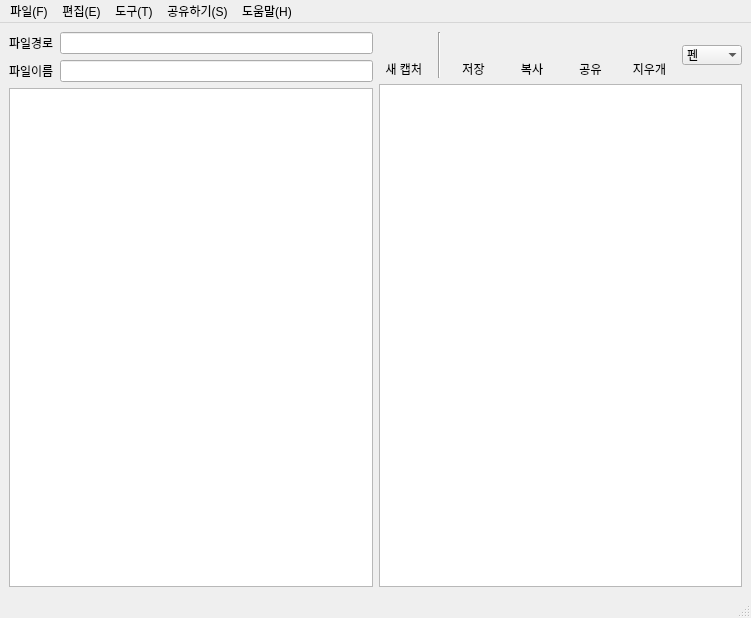
<?xml version="1.0" encoding="UTF-8"?>
<ui version="4.0">
 <class>MainWindow</class>
 <widget class="QMainWindow" name="MainWindow">
  <property name="geometry">
   <rect>
    <x>0</x>
    <y>0</y>
    <width>751</width>
    <height>618</height>
   </rect>
  </property>
  <property name="minimumSize">
   <size>
    <width>751</width>
    <height>618</height>
   </size>
  </property>
  <property name="windowTitle">
   <string>CaptureEdit</string>
  </property>
  <property name="windowIcon">
   <iconset resource="capture.qrc">
    <normaloff>:/button/icons/Folder.png</normaloff>:/button/icons/Folder.png</iconset>
  </property>
  <widget class="QWidget" name="centralwidget">
   <layout class="QHBoxLayout" name="horizontalLayout_4">
    <item>
     <layout class="QVBoxLayout" name="verticalLayout_2">
      <item>
       <layout class="QHBoxLayout" name="horizontalLayout_2">
        <item>
         <widget class="QLabel" name="label">
          <property name="text">
           <string>파일경로</string>
          </property>
         </widget>
        </item>
        <item>
         <widget class="QLineEdit" name="lineEdit"/>
        </item>
       </layout>
      </item>
      <item>
       <layout class="QHBoxLayout" name="horizontalLayout_3">
        <item>
         <widget class="QLabel" name="label_2">
          <property name="text">
           <string>파일이름</string>
          </property>
         </widget>
        </item>
        <item>
         <widget class="QLineEdit" name="lineEdit_2"/>
        </item>
       </layout>
      </item>
      <item>
       <widget class="QTreeView" name="treeView"/>
      </item>
     </layout>
    </item>
    <item>
     <layout class="QVBoxLayout" name="verticalLayout_7">
      <item>
       <layout class="QHBoxLayout" name="horizontalLayout">
        <item>
         <layout class="QVBoxLayout" name="verticalLayout">
          <item>
           <widget class="QPushButton" name="pushButton">
            <property name="contextMenuPolicy">
             <enum>Qt::CustomContextMenu</enum>
            </property>
            <property name="layoutDirection">
             <enum>Qt::LeftToRight</enum>
            </property>
            <property name="text">
             <string/>
            </property>
            <property name="icon">
             <iconset resource="capture.qrc">
              <normaloff>:/button/icons/Capture_image.png</normaloff>:/button/icons/Capture_image.png</iconset>
            </property>
            <property name="iconSize">
             <size>
              <width>30</width>
              <height>30</height>
             </size>
            </property>
            <property name="autoRepeat">
             <bool>false</bool>
            </property>
            <property name="default">
             <bool>false</bool>
            </property>
            <property name="flat">
             <bool>true</bool>
            </property>
           </widget>
          </item>
          <item>
           <widget class="QLabel" name="label_3">
            <property name="text">
             <string>새 캡처 </string>
            </property>
            <property name="alignment">
             <set>Qt::AlignCenter</set>
            </property>
           </widget>
          </item>
         </layout>
        </item>
        <item>
         <widget class="Line" name="line">
          <property name="orientation">
           <enum>Qt::Vertical</enum>
          </property>
         </widget>
        </item>
        <item>
         <layout class="QVBoxLayout" name="verticalLayout_3">
          <item>
           <widget class="QPushButton" name="pushButton_2">
            <property name="text">
             <string/>
            </property>
            <property name="icon">
             <iconset resource="capture.qrc">
              <normaloff>:/button/icons/ALCapture_0019.ico</normaloff>
              <normalon>:/button/icons/ALCapture_0021.ico</normalon>:/button/icons/ALCapture_0019.ico</iconset>
            </property>
            <property name="iconSize">
             <size>
              <width>30</width>
              <height>30</height>
             </size>
            </property>
            <property name="flat">
             <bool>true</bool>
            </property>
           </widget>
          </item>
          <item>
           <widget class="QLabel" name="label_4">
            <property name="text">
             <string>저장</string>
            </property>
            <property name="alignment">
             <set>Qt::AlignCenter</set>
            </property>
           </widget>
          </item>
         </layout>
        </item>
        <item>
         <layout class="QVBoxLayout" name="verticalLayout_4">
          <item>
           <widget class="QPushButton" name="pushButton_3">
            <property name="text">
             <string/>
            </property>
            <property name="icon">
             <iconset resource="capture.qrc">
              <normaloff>:/button/icons/ALCapture_0007.ico</normaloff>:/button/icons/ALCapture_0007.ico</iconset>
            </property>
            <property name="iconSize">
             <size>
              <width>30</width>
              <height>30</height>
             </size>
            </property>
            <property name="flat">
             <bool>true</bool>
            </property>
           </widget>
          </item>
          <item>
           <widget class="QLabel" name="label_5">
            <property name="text">
             <string>복사</string>
            </property>
            <property name="alignment">
             <set>Qt::AlignCenter</set>
            </property>
           </widget>
          </item>
         </layout>
        </item>
        <item>
         <layout class="QVBoxLayout" name="verticalLayout_5">
          <item>
           <widget class="QPushButton" name="pushButton_4">
            <property name="whatsThis">
             <string/>
            </property>
            <property name="text">
             <string/>
            </property>
            <property name="icon">
             <iconset resource="capture.qrc">
              <normaloff>:/button/icons/TeamUP_0000.ico</normaloff>:/button/icons/TeamUP_0000.ico</iconset>
            </property>
            <property name="iconSize">
             <size>
              <width>25</width>
              <height>25</height>
             </size>
            </property>
            <property name="flat">
             <bool>true</bool>
            </property>
           </widget>
          </item>
          <item>
           <widget class="QLabel" name="label_6">
            <property name="text">
             <string>공유</string>
            </property>
            <property name="alignment">
             <set>Qt::AlignCenter</set>
            </property>
           </widget>
          </item>
         </layout>
        </item>
        <item>
         <layout class="QVBoxLayout" name="verticalLayout_6">
          <item>
           <widget class="QPushButton" name="pushButton_5">
            <property name="text">
             <string/>
            </property>
            <property name="icon">
             <iconset resource="capture.qrc">
              <normaloff>:/button/icons/ALCapture_0012.ico</normaloff>:/button/icons/ALCapture_0012.ico</iconset>
            </property>
            <property name="iconSize">
             <size>
              <width>30</width>
              <height>30</height>
             </size>
            </property>
            <property name="flat">
             <bool>true</bool>
            </property>
           </widget>
          </item>
          <item>
           <widget class="QLabel" name="label_7">
            <property name="text">
             <string>지우개</string>
            </property>
            <property name="alignment">
             <set>Qt::AlignCenter</set>
            </property>
           </widget>
          </item>
         </layout>
        </item>
        <item>
         <widget class="QComboBox" name="comboBox">
          <property name="enabled">
           <bool>true</bool>
          </property>
          <property name="baseSize">
           <size>
            <width>0</width>
            <height>0</height>
           </size>
          </property>
          <property name="autoFillBackground">
           <bool>false</bool>
          </property>
          <property name="inputMethodHints">
           <set>Qt::ImhNone</set>
          </property>
          <property name="editable">
           <bool>false</bool>
          </property>
          <property name="insertPolicy">
           <enum>QComboBox::NoInsert</enum>
          </property>
          <property name="sizeAdjustPolicy">
           <enum>QComboBox::AdjustToContentsOnFirstShow</enum>
          </property>
          <property name="iconSize">
           <size>
            <width>30</width>
            <height>30</height>
           </size>
          </property>
          <property name="duplicatesEnabled">
           <bool>false</bool>
          </property>
          <property name="frame">
           <bool>false</bool>
          </property>
          <property name="modelColumn">
           <number>0</number>
          </property>
          <item>
           <property name="text">
            <string>펜</string>
           </property>
           <property name="icon">
            <iconset resource="capture.qrc">
             <normaloff>:/button/icons/ALCapture_0016.ico</normaloff>:/button/icons/ALCapture_0016.ico</iconset>
           </property>
          </item>
          <item>
           <property name="text">
            <string>도형</string>
           </property>
           <property name="icon">
            <iconset resource="capture.qrc">
             <normaloff>:/button/icons/ALCapture_0013.ico</normaloff>
             <normalon>:/button/icons/ALCapture_0015.ico</normalon>:/button/icons/ALCapture_0013.ico</iconset>
           </property>
          </item>
          <item>
           <property name="text">
            <string>잉크색</string>
           </property>
           <property name="icon">
            <iconset resource="capture.qrc">
             <normaloff>:/button/icons/mspaint_0001.ico</normaloff>:/button/icons/mspaint_0001.ico</iconset>
           </property>
          </item>
         </widget>
        </item>
       </layout>
      </item>
      <item>
       <widget class="QGraphicsView" name="graphicsView">
        <property name="whatsThis">
         <string/>
        </property>
       </widget>
      </item>
     </layout>
    </item>
   </layout>
  </widget>
  <widget class="QMenuBar" name="menubar">
   <property name="geometry">
    <rect>
     <x>0</x>
     <y>0</y>
     <width>751</width>
     <height>21</height>
    </rect>
   </property>
   <widget class="QMenu" name="menu_F">
    <property name="title">
     <string>파일(F)</string>
    </property>
    <addaction name="action"/>
    <addaction name="action_2"/>
    <addaction name="action_3"/>
    <addaction name="separator"/>
    <addaction name="action_5"/>
   </widget>
   <widget class="QMenu" name="menu_E">
    <property name="title">
     <string>편집(E)</string>
    </property>
    <addaction name="action_7"/>
    <addaction name="action_8"/>
    <addaction name="action_9"/>
   </widget>
   <widget class="QMenu" name="menu_T">
    <property name="title">
     <string>도구(T)</string>
    </property>
    <widget class="QMenu" name="menu_F_2">
     <property name="title">
      <string>도형(F)</string>
     </property>
     <addaction name="action_13"/>
     <addaction name="action_14"/>
     <addaction name="action_15"/>
     <addaction name="action_16"/>
    </widget>
    <widget class="QMenu" name="menu_L">
     <property name="title">
      <string>펜(L)</string>
     </property>
     <addaction name="action1pt"/>
     <addaction name="action2pt"/>
     <addaction name="action3pt"/>
     <addaction name="action4pt"/>
     <addaction name="action5pt"/>
     <addaction name="action6pt"/>
    </widget>
    <addaction name="menu_L"/>
    <addaction name="menu_F_2"/>
    <addaction name="separator"/>
    <addaction name="action_I"/>
    <addaction name="separator"/>
    <addaction name="action_R"/>
    <addaction name="action_Q"/>
    <addaction name="separator"/>
    <addaction name="action_G"/>
   </widget>
   <widget class="QMenu" name="menu_S">
    <property name="title">
     <string>공유하기(S)</string>
    </property>
    <addaction name="action_6"/>
    <addaction name="action_17"/>
   </widget>
   <widget class="QMenu" name="menu_H">
    <property name="title">
     <string>도움말(H)</string>
    </property>
    <addaction name="action_4"/>
   </widget>
   <addaction name="menu_F"/>
   <addaction name="menu_E"/>
   <addaction name="menu_T"/>
   <addaction name="menu_S"/>
   <addaction name="menu_H"/>
  </widget>
  <widget class="QStatusBar" name="statusbar"/>
  <action name="action">
   <property name="text">
    <string>새 캡처</string>
   </property>
  </action>
  <action name="action_2">
   <property name="text">
    <string>저장</string>
   </property>
  </action>
  <action name="action_3">
   <property name="text">
    <string>다른 이름으로 저장</string>
   </property>
  </action>
  <action name="action_5">
   <property name="text">
    <string>종료</string>
   </property>
  </action>
  <action name="action_6">
   <property name="text">
    <string>팀업 대화방선택</string>
   </property>
  </action>
  <action name="action_7">
   <property name="text">
    <string>실행취소</string>
   </property>
  </action>
  <action name="action_8">
   <property name="text">
    <string>다시실행</string>
   </property>
  </action>
  <action name="action_9">
   <property name="text">
    <string>복사</string>
   </property>
  </action>
  <action name="action_I">
   <property name="text">
    <string>잉크 색(I)</string>
   </property>
  </action>
  <action name="action_R">
   <property name="text">
    <string>지우개(R)</string>
   </property>
  </action>
  <action name="action_Q">
   <property name="text">
    <string>모든 잉크 지우기(Q)</string>
   </property>
  </action>
  <action name="action_G">
   <property name="text">
    <string>그림판으로 내보내기(G)</string>
   </property>
  </action>
  <action name="action_13">
   <property name="text">
    <string>선</string>
   </property>
  </action>
  <action name="action_14">
   <property name="text">
    <string>화살표</string>
   </property>
  </action>
  <action name="action_15">
   <property name="text">
    <string>사각형</string>
   </property>
  </action>
  <action name="action_16">
   <property name="text">
    <string>원</string>
   </property>
  </action>
  <action name="action1pt">
   <property name="text">
    <string>1pt</string>
   </property>
  </action>
  <action name="action2pt">
   <property name="text">
    <string>2pt</string>
   </property>
  </action>
  <action name="action3pt">
   <property name="text">
    <string>3pt</string>
   </property>
  </action>
  <action name="action4pt">
   <property name="text">
    <string>4pt</string>
   </property>
  </action>
  <action name="action5pt">
   <property name="text">
    <string>5pt</string>
   </property>
  </action>
  <action name="action6pt">
   <property name="text">
    <string>6pt</string>
   </property>
  </action>
  <action name="action_17">
   <property name="text">
    <string>팀업 로그인</string>
   </property>
  </action>
  <action name="action_4">
   <property name="text">
    <string>읽어보세요</string>
   </property>
  </action>
 </widget>
 <resources>
  <include location="capture.qrc"/>
 </resources>
 <connections/>
</ui>
